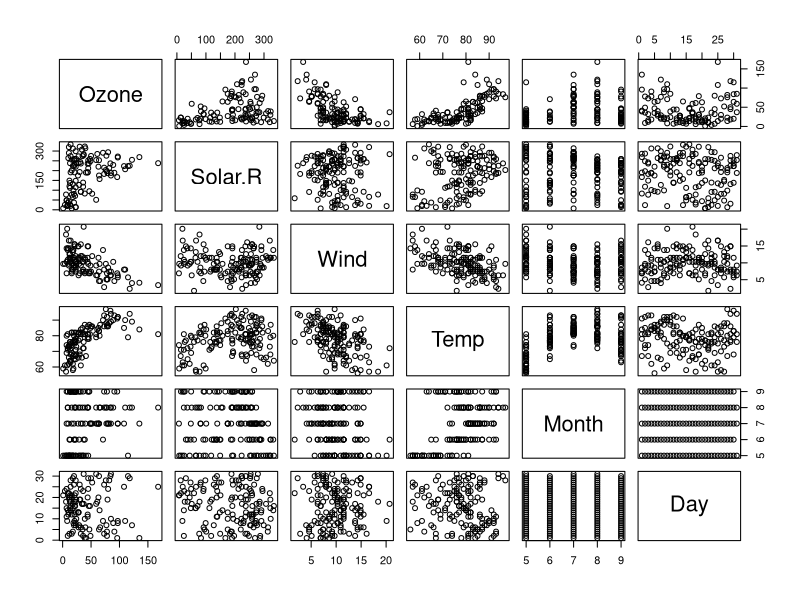
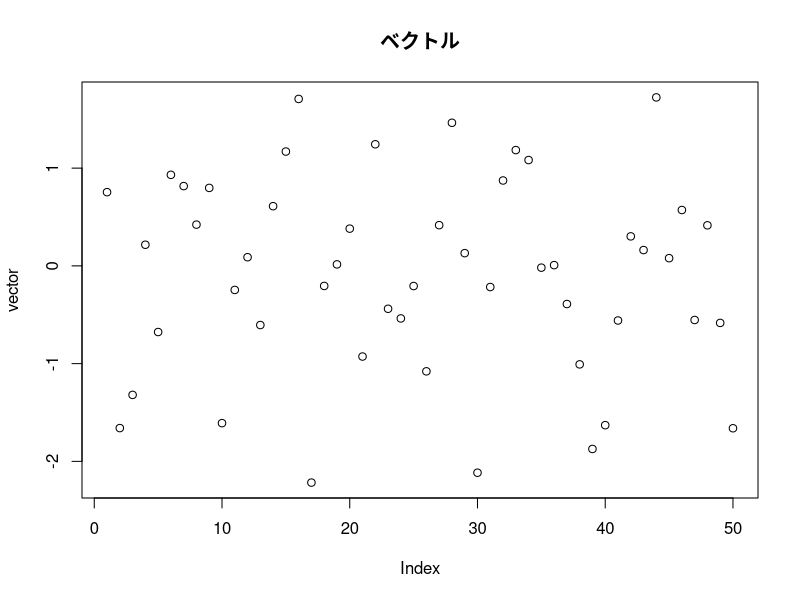
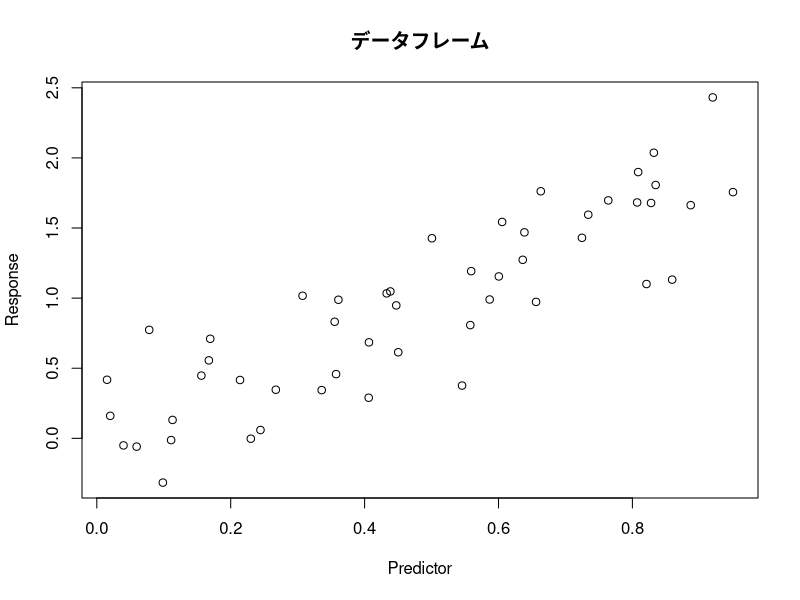
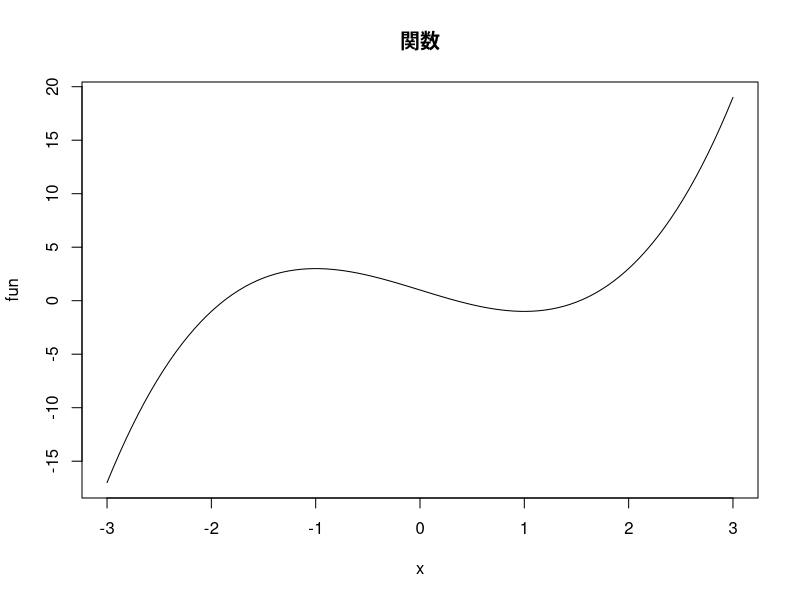
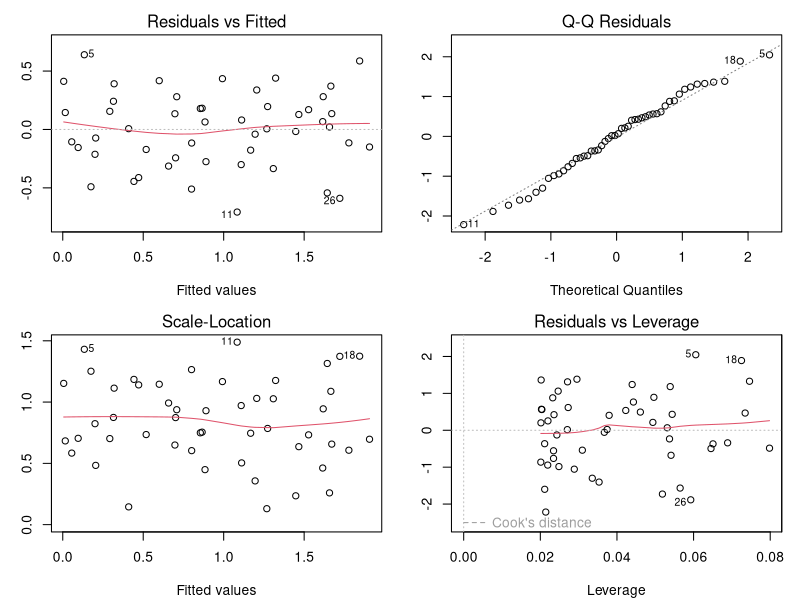
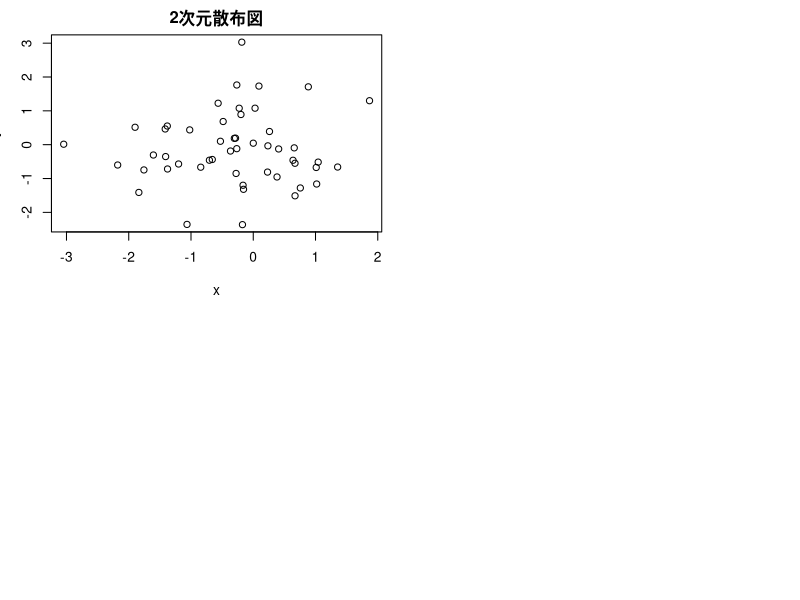
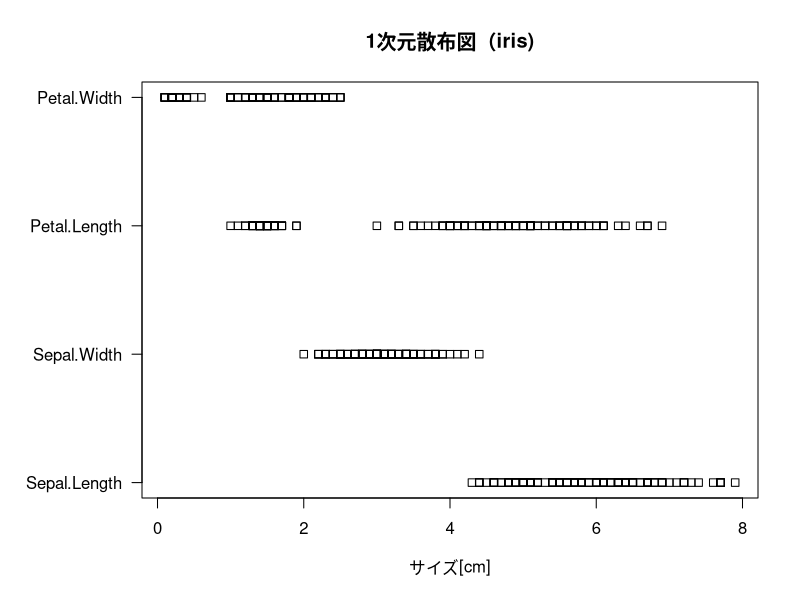
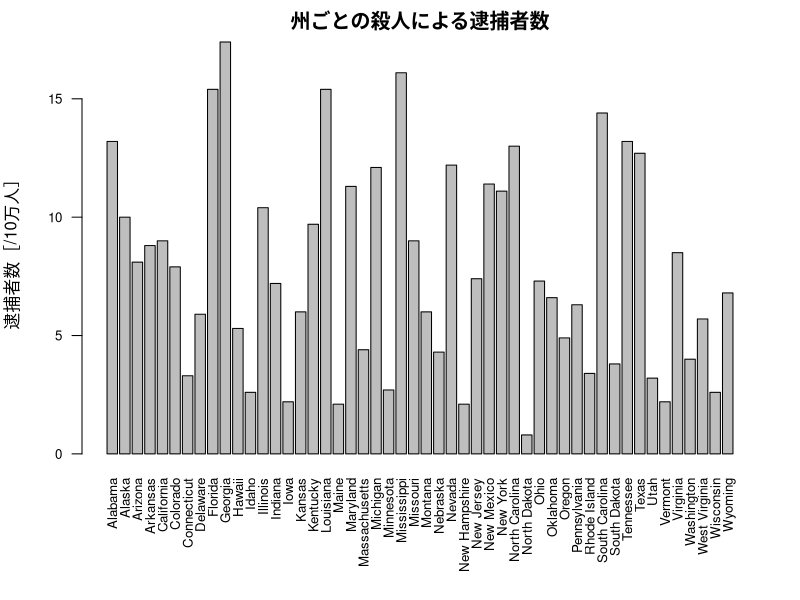

The R script that drew these images, in order:
# 9章 古典的なデータ可視化

## 9-1 可視化の基本
defaultPar <- par(no.readonly = TRUE)

### 9-1-1 プロット
plot(airquality)

## 9-2 グラフィックスパラメーター
### 9-2-1 グラフィックスパラメータの設定
dev.off()

### 9-2-2 描画領域に関するグラフィックスパラメータ
### 9-2-3 色や形状に関するグラフィックスパラメータ

## plot関数

# ベクトルをプロットする
vector <- rnorm(50)
plot(vector, main = 'ベクトル')

# データフレームをプロットする
x <- runif(50)
y <- 2 * x + rnorm(x, sd = 0.3)
df <- data.frame(Predictor = x, Response = y)
plot(df, main = 'データフレーム')

# 関数をプロットする
fun <- function(x){
  x^3 -3 * x + 1
}
plot(fun, xlim = c(-3, 3), main = '関数')

# 線形モデルオブジェクトをプロットする
#グラフが4つ表示されるので 2×2 のパネルを用意しておく
par(mfrow = c(2L, 2L), mar = c(4.1, 3.1, 2.1, 1.1))
model <- lm(Response ~ Predictor, data = df)
plot(model)

## 9-4 図、グラフの作成
### 散布図

# 2次元散布図をプロットする
x <- rnorm(50)
y <- rnorm(50)
plot(x, y, main = '2次元散布図')

# 1次元散布図をプロットする
par(mfrow = c(1L, 1L), mar = c(5.1, 7.1, 4.1, 2.1), las = 1L)
stripchart(iris[, -5], main = '1次元散布図（iris)', xlab = 'サイズ[cm]')

# 9-4-2 棒グラフ
# 余白トラベルのフォントサイズを調節する
par(mar = c(7.1, 4.1, 2.1,2.1), cex.axis = 0.8, las =2L)
# 棒グラフをプロットする
barplot(
  USArrests$Murder,
  names.arg = rownames(USArrests),
  ylab = '逮捕者数［/10万人］',
  main = '州ごとの殺人による逮捕者数',
)

# 積み上げ棒グラフをプロットする
# データの形式を調整する
# barplot関数はベクトルまたは行列形式のデータでなければならない
data <- t(as.matrix(USArrests))
# 表示する項目が多いので減らす
data <- data[, 1:5]

# 余白とレベルのフォントサイズを調整する
par(mar = c(6.1, 4.1, 4.1, 2.1), las = 2L, xpd = TRUE)
# 棒を積み上げる
barplot(
  data,
  beside = FALSE, # 棒を積み上げる
  names.arg = colnames(data),    # x軸の項目ラベル
  ylab = '逮捕者数［/10万人］',  # y軸のラベル
  main = '州ごとの逮捕者数',     # グラフタイトル
  legend.text = rownames(data),  # 凡例
  args.legend = list(            # 凡例の調整
    y = max(colSums(data)),
    yjust = 0,
    bty = 'n',
    horiz = TRUE
  )
)

# 棒を横に並べる
barplot(
  data,
  beside = TRUE, # 棒を積み上げる
  names.arg = colnames(data),    # x軸の項目ラベル
  ylab = '逮捕者数［/10万人］',  # y軸のラベル
  main = '州ごとの逮捕者数',     # グラフタイトル
  legend.text = rownames(data),  # 凡例
  args.legend = list(            # 凡例の調整
    y = max(data),
    yjust = 0,
    bty = 'n',
    horiz = TRUE
  )
)

# 余白を調整する
par(mar = c(5.1, 6.1, 4.1, 2.1), las = 1L, xpd = TRUE)

# 棒グラフを横向きでプロットする
barplot(
  data,
  horiz = TRUE, # 横向きにする
  xlab = '逮捕者数[/10万人]',   # x軸のラベル
  main = '州ごとの逮捕者数',　  # グラフタイトル
  legend.text = rownames(data), # 凡例
  args.legend = list(           # 凡例の調整
    y = ncol(data) + 1,
    yjust = 0,
    bty = 'n',
    horiz = TRUE
  )
)


### 9-4-3 折れ線グラフ
x <- cumsum(rnorm(50)) # ランダムウォーク
plot(x, type = 'l', main = 'ランダムウォーク')

# Nileはtsクラスのデータ
class(Nile)
# 特に指定しなくとも折れ線グラフになる
plot(Nile, type = 'l', main = 'ナイル川流量')

### 9-4-4 ドットプロット
# ドットプロットを描画する
dotchart(VADeaths, main = 'バージニア州における世代別死亡率（1940年)')


### 9-4-5 箱ひげ図
boxplot(
  Sepal.Length ~ Species, 
  data = iris,
  xlab = '種',
  ylab = 'がく片の長さ[cm]',
  main = 'アヤメの種ごとのがく片の長さ'
)


### 9-4-6 円グラフ
# 学部ごとの人数を集計する
count <- apply(UCBAdmissions, 3L, sum)
# 円グラフをプロットする
pie(
  count,
  main = 'UC Berkeleyの学部別大学院進学希望者',
  col = gray.colors(length(count)) # グレイスケールで表示
)

# 12時から時計回りに円グラフを作成する
pie(
  count,
  clockwise = TRUE,
  main = 'UC Berkeleyの学部別大学院進学希望者',
  col = gray.colors(length(count)) # グレイスケールで表示
)


# 集計データを百分率に変換する
ratio <- count / sum(count) * 100
# 棒グラフ（帯グラフ）をプロットする
par(mar = c(5.1, 2.1, 4.1, 6.1))
barplot(
  as.matrix(ratio),
  horiz = TRUE,
  main = 'UC Berkley の学部別大学院進学希望者',
  xlab = '割合（%）',
  xpd = TRUE,
  legend.text = names(ratio),
  args.legend = list(
    x = 105,
    xjust = 0
  )
)


### 9-4-7 モザイクプロット
# モザイクプロットを描画する
mosaicplot(UCBAdmissions)


### 9-4-8 ヒストグラム
# 乱数を再現させるために乱数シードを固定
set.seed(12345)
# ヒストグラムを描画する
par(mar = c(6.1, 4.1, 4.1, 2.1), las = 2L, xpd = TRUE)
x <- rnorm(100)
hist(x, main = '正規乱数のヒストグラム')


# 相対頻度でヒストグラムを作成する
par(mar = c(6.1, 4.1, 4.1, 2.1), las = 2L, xpd = TRUE)
hist(x, freq = FALSE, main = '正規乱数のヒストグラム')

# 相対頻度でヒストグラムを作成する
par(mar = c(6.1, 4.1, 4.1, 2.1), las = 2L, xpd = TRUE)
breaks <- seq(-3, 3, by = 0.4)
hist(x, breaks = breaks, ylab = 'Frequency', main = '正規乱数のヒストグラム')

### 9-4-9 ヒートマップ
# デンドログラム付きのヒートマップを作成する
par(defaultPar)
heatmap(
  VADeaths,
  cexRow = 1, cexCol = 1,
  margins = c(7, 7),
  main = 'バージニア州死亡率'
)

# デンドログラムなしのヒートマップを作成する
par(mar = c(5.1, 6.1, 4.1, 2.1), las = 1L, xpd = TRUE)
image(volcano, col = terrain.colors(10), main = 'マウント・イーデンの標高')

### 9-4-10 等高線プロット
# Contur関数による等高線プロット
contour(volcano, main = 'マウント・イーデンの標高')

# Filled.contour関数による等高線プロット
par(defaultPar)
filled.contour(
    volcano, 
    color.palette = terrain.colors, 
    main = 'マウント・イーデンの標高'
)

### 9-4-11 ３次元プロット

# ３次元プロットを行う
x <- seq(-3, 3, length.out = 100)
y <- x
z <- outer(x, y, 
           function(x, y){cos(-(x^2 + y^2 - x * y)) * exp(-(x^2 + y^2) /2)}
           )
par(mar = rep(2, 4), mfcol = c(3,3))
# 見る角度を変えながらプロットする
for (theta in c(-90, -45, 0)){
    for (phi in c(45, 0, -45)){
        persp(x, y, z, theta = theta, phi = phi)
    }
}


## 9-5 高水準描画関数と低水準描画関数
### 9-5-1 低水準描画関数
### 9-5-2 新規描画領域の作成
# 新規描画領域を作成する
plot.new()

### 9-5-3 描画領域の範囲指定
# x軸の範囲を 0 から 5、y軸の範囲を 0 から 1 に指定する
par(defaultPar)
plot.new()
plot.window(c(0, 5), c(0, 1))
axis(1L)
axis(2L)
title('範囲指定')

# x軸を対数スケールで描画領域の範囲指定をする
plot.new()
plot.window(c(0.01, 100), c(0, 1), log = 'x')
axis(1L)
axis(2L)
title('対数軸')

# アスペクト比 1 で描画料異kの範囲指定をする
plot.new()
plot.window(c(0, 5), c(0, 1), asp = 1)
axis(1L)
axis(2L)
title('アスペクト比指定')

### 9-5-4 描画領域枠の作成
# 2x2 の描画領域を用意する
par(mfrow = c(2, 2), mar = rep(1, 4), oma = rep(1, 4))
plot.new()

# 枠を描画する
box(which = 'plot', lty = 'solid', lwd = 1)
box(which = 'figure', lty = 'dotted', lwd = 1)
box(which = 'inner', lty = 'dashed', lwd = 2)
box(which = 'outer', lty = 'longdash', lwd = 2)

### 9-5-5 軸
# 2x1 の描画領域を用意する
plot.new()
par(
    mfrow = c(2, 1), 
    mar = c(0.6, 4.1, 0.6, 2.1), 
    oma = c(4.1, 0, 0, 0)
)

# 上パネルのプロット
plot(sin, xlim = c(0, 2 * pi), axes = FALSE, xlab = '', ylab = '')
# y軸を描く
axis(2, at = c(-1, 0, 1), las = 1)

# 下パネルのプロット
plot(cos, xlim = c(0, 2 * pi), axes = FALSE, xlab = '', ylab = '')
# y軸を描く
axis(2, at = c(-1, 0, 1), las = 1)

# 2プロットに共通のx軸を描画する
axis(
    1,
    at = seq(0, 2, by = 0.5) * pi,
    labels = c(
        0,
        expression(paste(frac(1, 2), pi)),
        expression(pi),
        expression(paste(frac(3, 2), pi)),
        expression(paste(2, pi))
    ),
    outer = TRUE,
    padj = 0.5
)

### 9-5-6 タイトル
# タイトルをtitle関数を用いて表示する
par(mfrow = c(1, 1), mar = c(5.1, 4.1, 3.1, 1.1), cex = 0.7)
plot(rnorm(50), xlab = '', ylab = '')
title('メインタイトル', 'サブタイトル', 'x軸ラベル', 'y軸ラベル')

### 9-5-7 点

# 描画領域を作成する
par(mar = rep(0.1, 4))
plot.new()
box()

# 出力データを作成する
x <- runif(50)
y <- runif(50)

# 点を描画する
points(x, y)
rug(x, side = 3)
rug(y, side = 4)

### 9-5-8 線
# 描画領域を作成する
par(mar = c(2.1, 2.1, 0.1, 0.1))
plot.new()
axis(1)
axis(2)

# lines関数で線を描画する
lines(c(0, 0.5, 0.5, 1), c(1, 0.5, 0, 1))

# 描画領域を作成する
par(mar = c(2.1, 2.1, 0.1, 0.1))
plot.new()
axis(1)
axis(2)

# segments関数で線を描画する
segments(0.1,0.1, 0.9, 0.7)


# 描画領域を作成する
par(mar = c(2.1, 2.1, 0.1, 0.1))
plot.new()
axis(1)
axis(2)
# arrows関数で夜市類sを描画する
arrows(0.1, 0,1, 0.9, 0.7)
arrows(0.5, 0.1, 0.4, 0.9, code = 3, angle = 60)

# 散布図を作成する
x <- runif(30, 0, 10)
y <- 2 * x - 1 + rnorm(x)
plot(x, y, main = '線形回帰')

# 回帰曲線を重ね合わせる
model <- lm(y ~ x)
abline(model, lwd = 2)


# 描画領域を作成する
par(mar = c(3.1, 3.1, 1.1, 1.1))
plot.new()
plot.window(c(0, 10), c(1e-2, 1e+2), log = 'y', yaxp = c(1e-2, 1e+2, 3))
axis(1)
axis(2)

# グリッドを描画する
grid(6, 4, col = 'black', lwd = 2)


### 9-5-9 多角形（矩形）
# 描画領域を作成する
par(mar = rep(0.1, 4))
plot.new()

# 矩形を描画する
rect(0, 0, 0.8, 0.2)
rect(0.2, 0.4, 1, 1, density = 10)


# 描画領域を作成する
par(mfrow = c(1, 2), mar = c(0.1, 0.1, 4.1, 0.1))

# polygon関数で多角形を描画する
plot.new()
title('polygon')
x <- c(0.0, 0.2, 0.8, 1.0, NA, 0.0, 0.2, 0.8, 1.0)
y <- c(0.5, 0.0, 0.5, 0.0, NA, 1.0, 0.5, 1.0, 0.5)
polygon(x, y, col = c('black', 'gray'), border = c('black', NA))

# polypath関数で多角形を描画する
plot.new()
title('polypath')
x <- c(
    0.0, 0.0, 1.0, 1.0, NA,
    0.2, 0.2, 0.8, 0.8, NA,
    0.0, 0.0, 1.0, 1.0, NA,
    0.2, 0.2, 0.8, 0.8
)
y <- c(
    0.0, 0.4, 0.4, 0.0, NA,
    0.1, 0.3, 0.3, 0.1, NA,
    0.6, 1.0, 1.0, 0.6, NA,
    0.9, 0.7, 0.7, 0.9
)
polypath(x, y, col = 'gray')


### 9-5-10 円
# 描画領域を作成する
par(mar = c(2.1, 2.1, 0.1, 0.1), mfrow = c(1, 1))
plot.new()
plot.window(c(0, 10), c(0, 10), asp = 1)
axis(1)
axis(2)

# 円を描画する
r <- 3
theta <- seq(0, 2 * pi, by = 0.01)
x <- r * cos(theta) + 2
y <- r * sin(theta) + 2
polygon(x, y)

# 楕円を描画する 
x0 <- 4 * cos(theta)
y0 <- 2 * sin(theta)
phi <- 30 * pi / 180
x <- x0 * cos(phi) - y0 * sin(phi) + 5
y <- x0 * sin(phi) + y0 * cos(phi) + 3
polygon(x, y)

# 円弧を描画する
theta <- seq(0, 0.5 * pi, by = 0.01)
x <- 9 * cos(theta)
y <- 9 * sin(theta)
lines(x, y, lty = 'dashed')

# plotrixパッケージをインストールする
install.packages('plotrix', quiet = TRUE)

# plotrixパッケージをロードする
library('plotrix')

# 描画領域を作成する
par(mar = c(2.1, 2.1, 0.1, 0.1))
plot.new()
plot.window(c(0, 10), c(0, 10), asp = 1)
axis(1)
axis(2)

# 円を描画する
draw.circle(2, 2, radius = 3)
# 楕円を描画する
draw.ellipse(5, 3, a = 4, b = 2, angle = 30)
# 円弧を描画する
draw.arc(0, 0, radius = 9, deg1 = 0, deg2 = 90, lty = 'dashed')


### 9-5-11 文字列
# 描画領域を作成する
par(mar = rep(4.1, 4))
plot.new()
box()

# text関数で文字列を描画する
text(0.5, 0.5, '中')
text(0.5, 0.5, c('下', '左', '上', '右'), pos = 1:4)
text(0.5, 
     0.5, 
     paste0('かなり', c('下', '左', '上', '右')), 
     pos = 1:4, 
     offset = 5
)

# mtext関数で文字列を描画する
mtext(paste0('外側', c('下', '左', '上', '右')), side = 1:4)
mtext(paste0('外側かなり', c('下', '左', '上', '右')), side = 1:4, line = 3)


### 9-5-12 凡例
# 描画領域を作成する
par(mar = c(4.1, 4.1, 0.1, 0.1))
plot.new()
box()
axis(1)
axis(2)

# 凡例を描画する
legend('topleft', '左上')
legend('topright', '右上', inset = 0.1)
legend(
    0.2, 
    0.6, 
    c('点', '線', '両方'), 
    pch = c(1, NA, 2), 
    lty = c(NA, 1, 2), 
    x.intersp = 4
)
legend(
    0.8, 
    0.2, 
    c('点', '線', '両方'), 
    pch = c(1, NA, 2), 
    lty = c(NA, 1, 2), 
    xjust = 0.5,
    yjust = 0.5
)


## 9-6 ラスタ画像
# 描画領域を作成する
par(mar = rep(0.1, 4))
plot.new()

# ラスタ画像を描画する
colors <- matrix(c('#FF0000', '#0000FF', '#00FF00', '#FFFF00'), 2, 2)
image <- as.raster(colors)
rasterImage(image, 0, 0, 0.2, 0.2, interpolate = FALSE)
rasterImage(image, 0.2, 0.2, 1, 1, angle = -20, interpolate = TRUE)

## 9-7 グラフィックスデバイス
# 現在のグラフィックスデバイスを取得する
dev.cur()

# 新しいグラフィックスデバイスを開く
png('new-1.png')
dev.cur()

# さらに新しいグラフィックスデバイスを開く
png('new-2.png')
dev.cur()

# さらに新しいグラフィックスデバイスを開く
png('new-3.png')
dev.cur()

# グラフィックスデバイスの一覧を表示する
dev.list()

# 2番目のグラフィックスデバイスを現在のグラフィックスデバイスに設定する
dev.set(2)

# 前のグラフィックスデバイスを取得する
dev.prev()

# 次のグラフィックスデバイスを取得する
dev.next()

# グラフィックスデバイスをすべて閉じる
graphics.off()


# 停止レベルを１上げる
dev.hold()

# 重い描画処理を行う
plot.new()
for (i in 1:100) points(runif(1), runif(1))

# 停止レベルを１下げる（描画処理を行う）
dev.flush()

# コピー対照の描画処理を行う
plot(1:10, pch = 1:10)

# 描画結果を画像ファイルにコピーする
dev.print(device = png, filename = 'copy.png', width = 600, height = 600)
